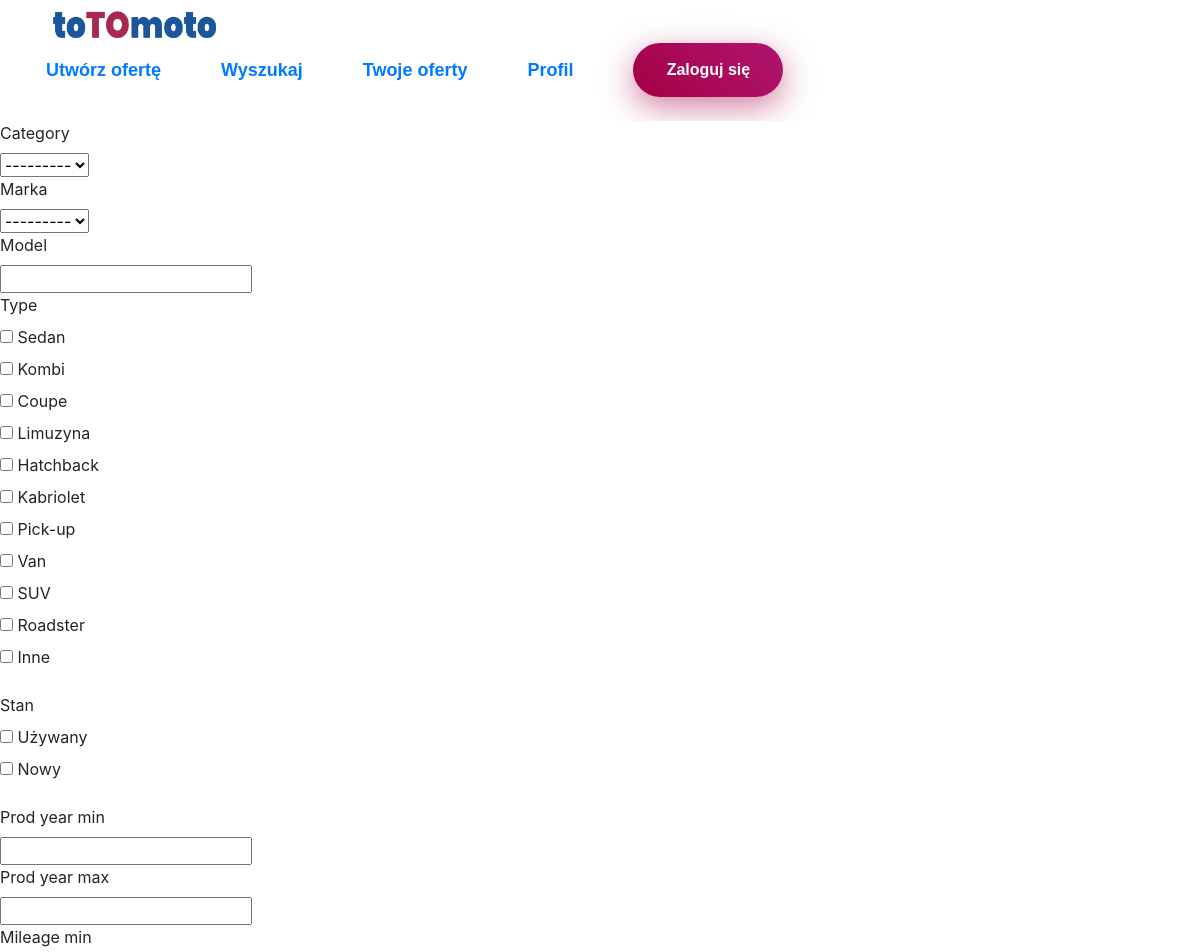
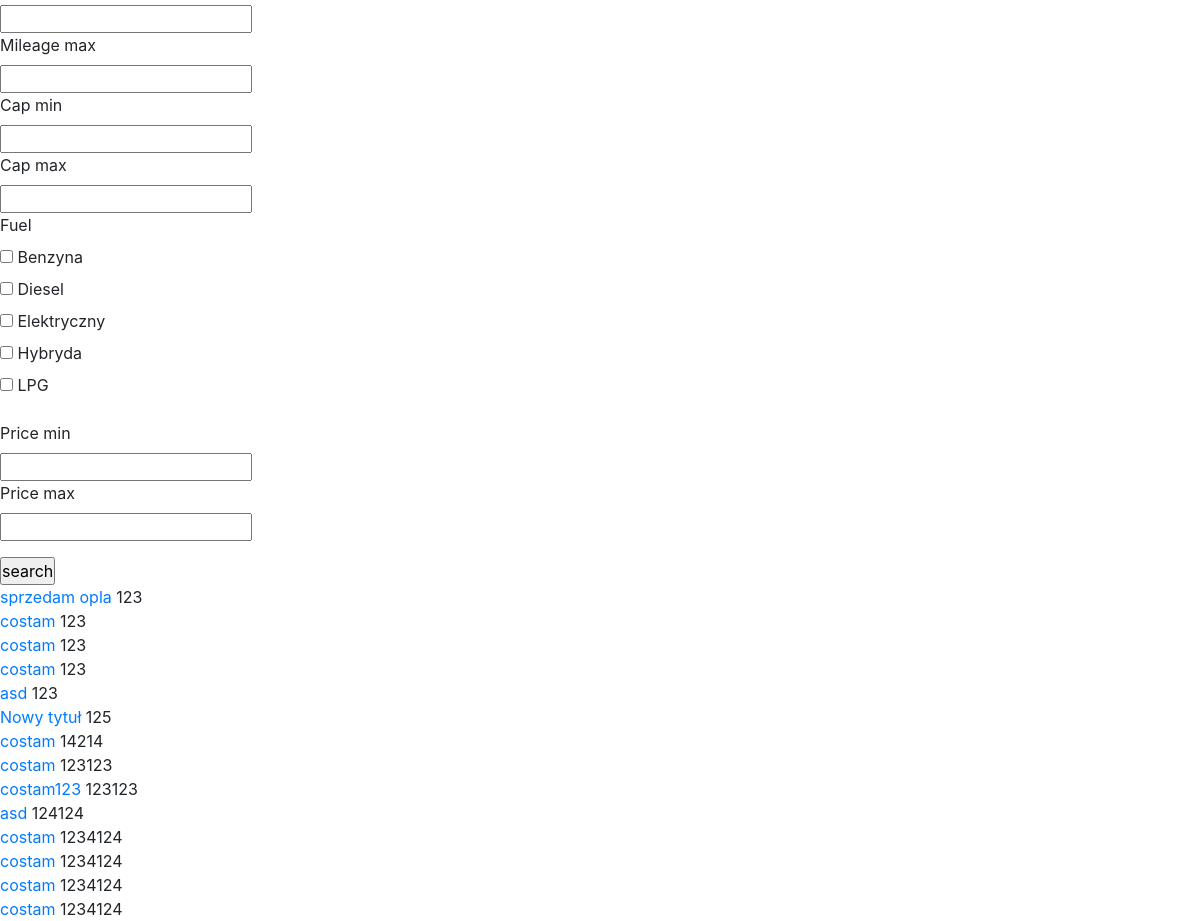
The app's page /search/, older data (2 pictures, top to bottom).
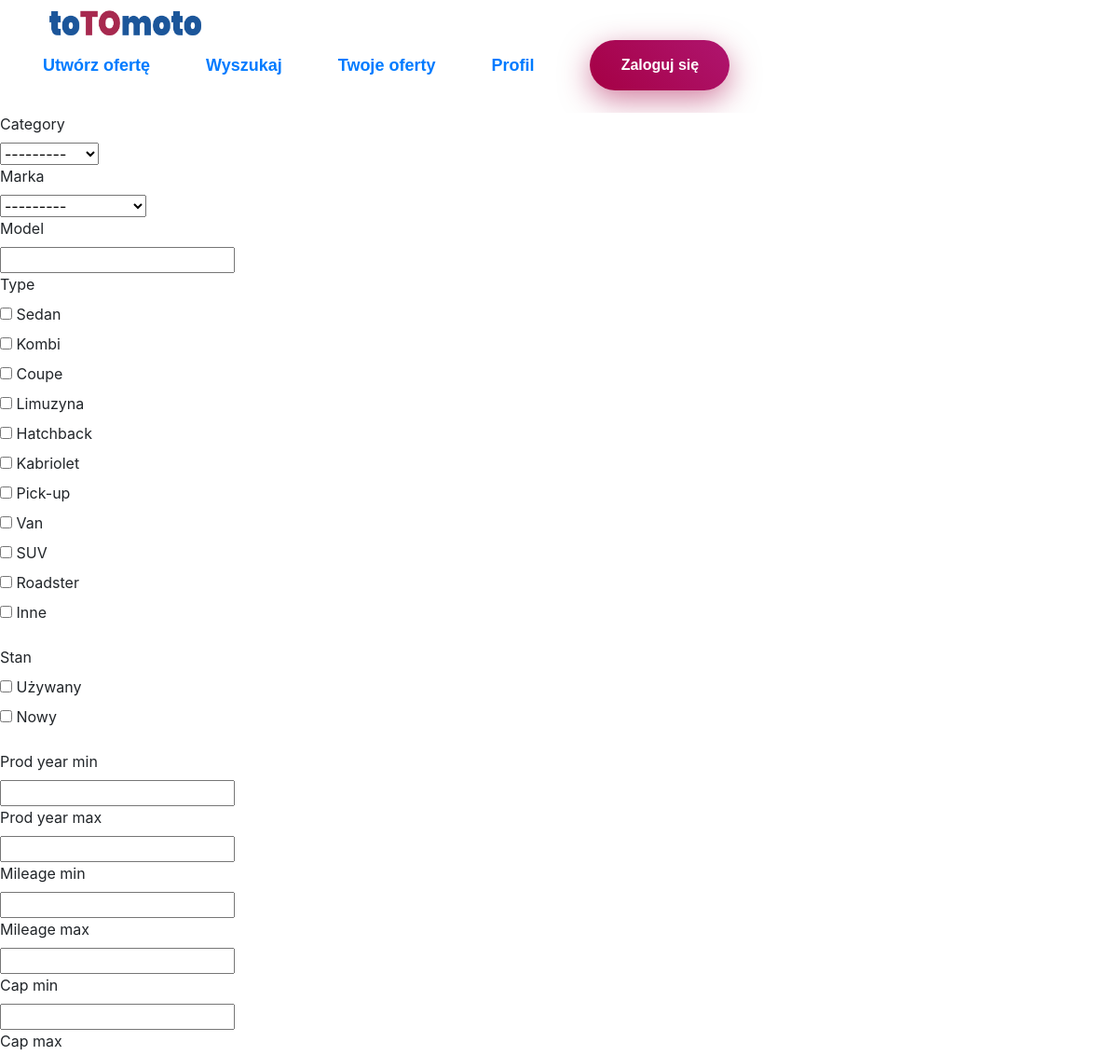
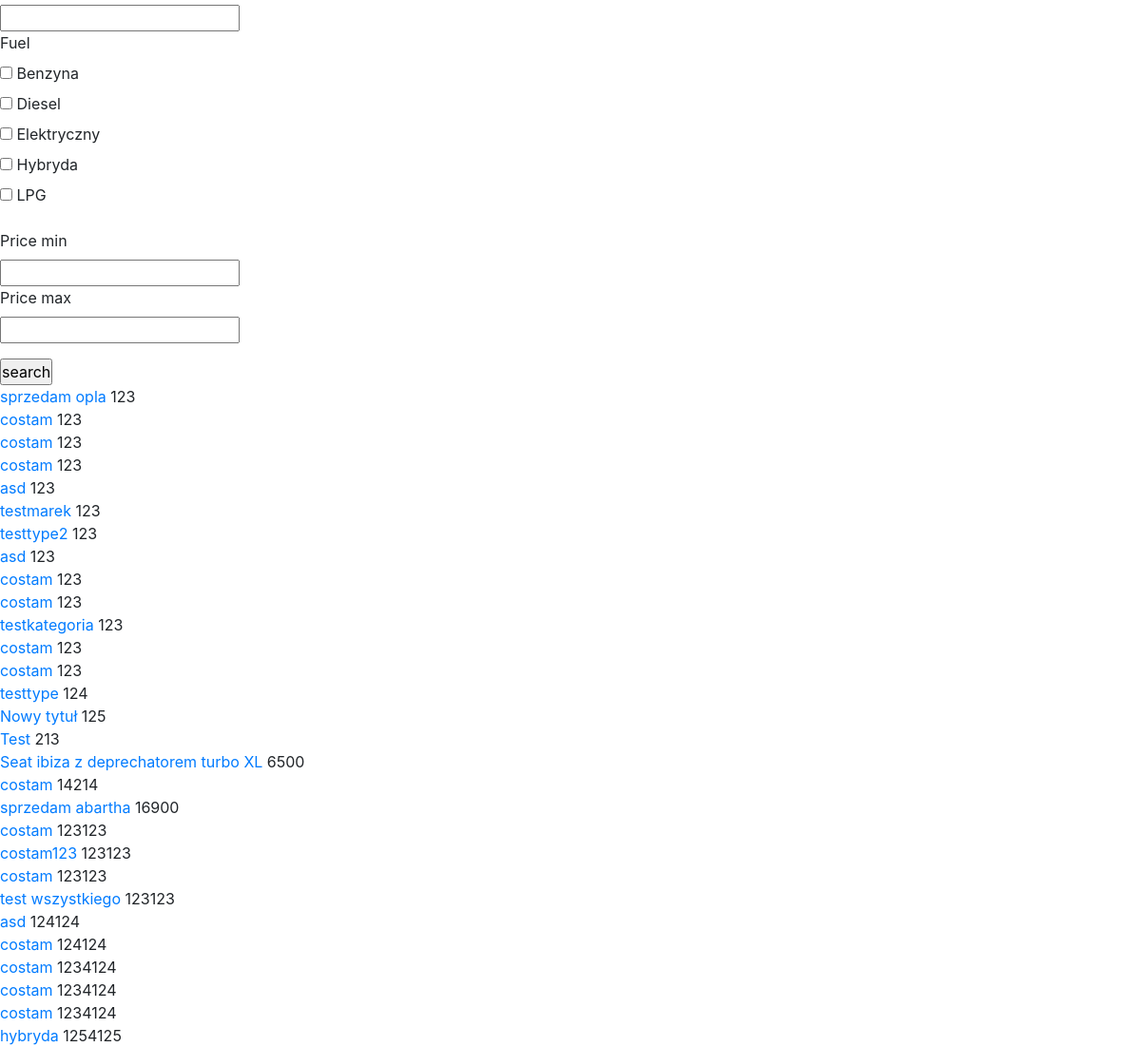
The same page, newer data (2 pictures, top to bottom).
### main/models.py (models this page shows, shortened)
class Offer(models.Model):
    user = models.ForeignKey(User, on_delete=models.CASCADE, related_name='offer', null=True)
    title = models.CharField(max_length=200, null=True)
    dsc = models.CharField(max_length=3000, null=True)
    category = models.CharField(max_length=30, null=True)
    marka = models.CharField(max_length=20, null=True)
    model = models.CharField(max_length=30, null=True)
    type = models.CharField(max_length=20, null=True)
    stan = models.CharField(max_length=30, null=True)
    prod_year = models.IntegerField(null=True)
    mileage = models.IntegerField(null=True)
    cap = models.IntegerField(null=True)
    fuel = models.CharField(max_length=20, null=True)
    power = models.IntegerField(null=True)
    naped = models.CharField(max_length=30, null=True)
    gear_box = models.CharField(max_length=20, null=True)
    colour = models.CharField(max_length=20, null=True)
    status = models.CharField(max_length=30, null=True)
    price = models.IntegerField(null=True)
    created_at = models.DateTimeField(auto_now_add=True, null=True)

class Category(models.Model):
    category = models.CharField(max_length=50, null=True)
    def __str__(self):
        return self.category

class CarMark(models.Model):
    marka = models.CharField(max_length=50, null=True)
    def __str__(self):
        return self.marka

### main/views.py (the view, shortened to what this page needs)
# urls.py: path('search/', views.search, name='search'),
def search(response):
    list = Offer.objects.order_by('price')
    marka = []
    if response.method == "GET":
        form = SearchOff(response.GET)
        print(form)
    else:
        form = SearchOff
    return render(response, 'main/search.html', {"list": list, "form": form})

### main/forms.py
class SearchOff(forms.Form):
    category = forms.ModelChoiceField(queryset=Category.objects.all(), required=False)
    marka = forms.ModelChoiceField(queryset=CarMark.objects.all(), required=False)
    model = forms.CharField(max_length=30, required=False)
    type = forms.MultipleChoiceField(choices=TYPE, widget=forms.CheckboxSelectMultiple(), required=False)
    stan = forms.MultipleChoiceField(choices=STAN, widget=forms.CheckboxSelectMultiple(), required=False)
    prod_year_min = forms.IntegerField(required=False)
    prod_year_max = forms.IntegerField(required=False)
    mileage_min = forms.IntegerField(required=False)
    mileage_max = forms.IntegerField(required=False)
    cap_min = forms.IntegerField(required=False)
    cap_max = forms.IntegerField(required=False)
    fuel = forms.MultipleChoiceField(choices=FUEL, widget=forms.CheckboxSelectMultiple(), required=False)
    price_min = forms.IntegerField(required=False)
    price_max = forms.IntegerField(required=False)
    class Meta:
        model = Offer
        fields = (
                  )

### main/templates/main/search.html (shortened to what this page needs)
{% extends 'main/base.html' %}
{% block content %}
{% load widget_tweaks %}
<form method="GET">
{% for field in form.visible_fields %}
      <div class="group">
        <label  for="{{ field.id_for_label }}">{{ field.label }}</label>
          <div class="text">{{ field }}</div>
      </div>
    {% endfor %}
    <input type="Submit" name="search" value="search">
</form>
{% for item in list %}
    <div>
        <a href="/{{item.id}}"> {{item.title}} </a> {{item.price}}
    </div>
{% endfor %}
{% endblock %}

### main/templates/main/base.html (shortened to what this page needs)
<!doctype html>
<html>
<head>
    <link rel="stylesheet" type="text/css" href="/media/static/style/bases.css">
    <link rel="stylesheet" type="text/css" href="/media/static/style/navs.css">
    <link rel="stylesheet" type="text/css" href="/media/static/style/headers.css">
    <link rel="stylesheet" type="text/css" href="/media/static/style/offerss.css">
  <link rel="stylesheet" href="https://stackpath.bootstrapcdn.com/bootstrap/4.3.1/css/bootstrap.min.css"
>
<link rel="stylesheet" href="https://maxcdn.bootstrapcdn.com/bootstrap/4.0.0-beta/css/bootstrap.min.css">
</head>
<body>
    <nav class="navbar">
        <div class="logo">
            <a href="/">
                <img alt="toTOmoto" src="/media/static/img/logo.png">
            </a>
        </div>
        <ul class="nav-links">
            <li><a href="/create">Utwórz ofertę</a></li>
            <li><a href="/search">Wyszukaj</a></li>
            <li><a href="/user">Twoje oferty</a></li>
            <li><a href="/user_info">Profil</a></li>
            {% if user.is_authenticated %}
            <li>
                <a href="/logout"><button class="red-btn">Wyloguj się</button></a>
            </li>
            {% else %}
            <li>
                <a href="/login"><button class="red-btn">Zaloguj się</button></a>
            </li>
            {% endif %}
        </ul>
    </nav>
    {% block content %}
    {% endblock %}
</body>
</html>

### static/style/bases.css (style rules this page uses)
*, *::before, *::after { box-sizing: border-box; padding: 0; margin: 0; }
body { font-family: "Roboto", sans-serif; overflow-x: hidden; }
a { color: inherit; }
button, input:focus { outline: none; }
ul { list-style: none; }

### static/style/navs.css (style rules this page uses)
.navbar { display: flex; justify-content: center; align-items: center; position: fixed; font-family: 'Poppins', sans-serif; font-size: 18px; font-weight: 700; color: rgb(255, 255, 255); min-height: 76px; padding-top: 48px; padding-bottom: 36px; width: 100%; background-color: rgba(255, 255, 255, 0); overflow-x: hidden; z-index: 99; will-change: transform, background-color; transition: transform .3s, background-color .3s; }
.nav-links { display: flex; justify-content: space-around; align-items: center; }
.nav-links li { list-style: none; white-space: nowrap; padding: 0 30px; }
.nav-links a { text-decoration: none; transition: all .3s; }
.logo { width: 40%; padding: 0 35px; }
.logo img { height: 35px; transition: all .3s; }
.red-btn { border: none; width: 150px; height: 54px; background: linear-gradient(45deg, #A50044, rgb(175, 21, 111)); box-shadow: 0px 10px 32px rgba(165, 0, 68, 0.5); border-radius: 50px; font-family: 'Poppins', sans-serif; transition: all ease-in-out .2s; cursor: pointer; }
a .red-btn { color: white; font-weight: bold; font-size: 16px; padding: 0; }

Row changes from the older to the newer data that the page shows:
removed Offer: title "costam", price "1234124"
added Category: visible_fields "---------"
added CarMark: visible_fields "---------"
added Offer: title "testmarek", price "123"
added Offer: title "testtype2", price "123"
added Offer: title "asd", price "123"
added Offer: title "costam", price "123"
added Offer: title "costam", price "123"
added Offer: title "testkategoria", price "123"
added Offer: title "costam", price "123"
added Offer: title "costam", price "123"
added Offer: title "testtype", price "124"
added Offer: title "Test", price "213"
added Offer: title "Seat ibiza z deprechatorem turbo XL", price "6500"
added Offer: title "sprzedam abartha", price "16900"
added Offer: title "costam", price "123123"
added Offer: title "test wszystkiego", price "123123"
added Offer: title "costam", price "124124"
added Offer: title "hybryda", price "1254125"
